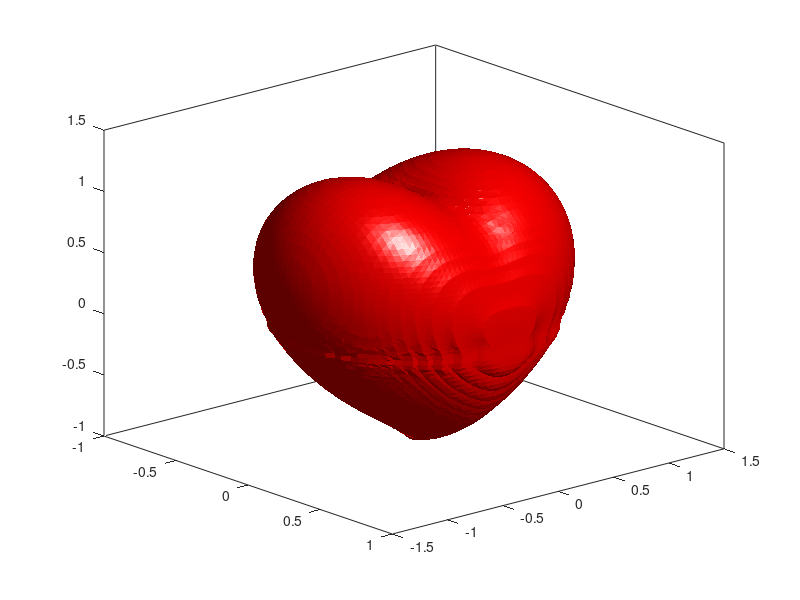

Write the MATLAB code that produced this figure.
clear; clc;
x_range = linspace(-2,2,100);
y_range = linspace(-2,2,100);
z_range = linspace(-2,2,100);
[X_space, Y_space, Z_space] = meshgrid( x_range, y_range, z_range ); 

f = (Y_space.^2 + 9/4*X_space.^2 + Z_space.^2-1).^3 ...
    - Y_space.^2.*Z_space.^3 ... 
    - 9/80*X_space.^2.*Z_space.^3; 


[faces,verts] = isosurface(X_space, Y_space, Z_space, f,.0); 
patch('Vertices',verts,'Faces',faces, 'FaceColor', 'r', 'EdgeColor', 'none')
box on
view(49,23); 
camlight 